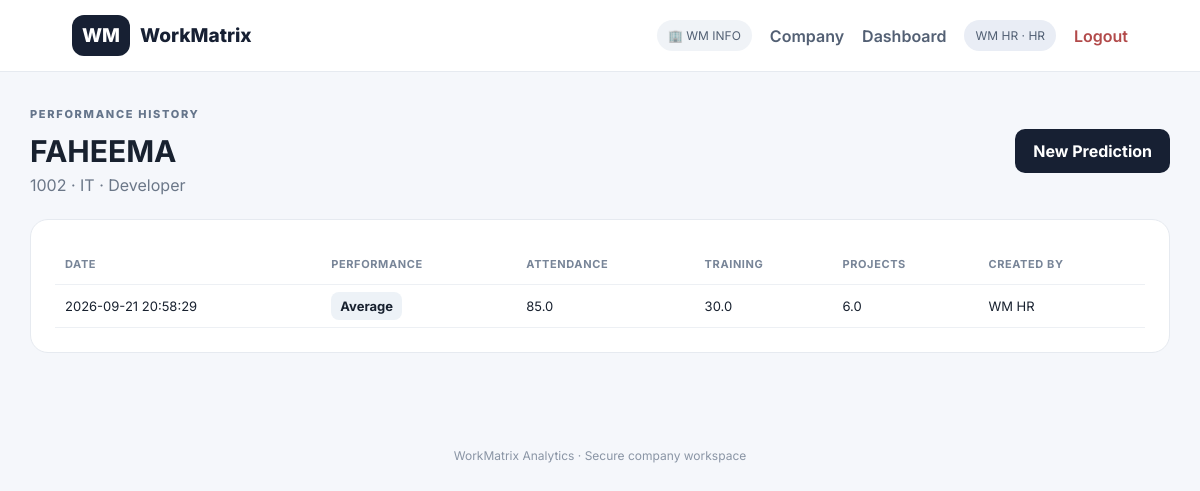
Screenshot of /history/1002 (signed in) with the database file from the repository.
### tables this page shows
CREATE TABLE companies(
        id INTEGER PRIMARY KEY AUTOINCREMENT,
        name TEXT UNIQUE NOT NULL,
        created_at TEXT NOT NULL);

CREATE TABLE employees(
        id INTEGER PRIMARY KEY AUTOINCREMENT, employee_id TEXT,
        name TEXT, age REAL, years_experience REAL, department TEXT,
        job_role TEXT, created_by TEXT, created_at TEXT, company_id INTEGER);

CREATE TABLE predictions(
        id INTEGER PRIMARY KEY AUTOINCREMENT, employee_id TEXT,
        attendance_rate REAL, training_hours REAL, overtime_hours REAL,
        projects_completed REAL, satisfaction_score REAL, work_life_balance REAL,
        salary REAL, experience_per_age REAL, attendance_training REAL,
        salary_per_experience REAL, prediction TEXT, created_by TEXT,
        created_at TEXT, company_id INTEGER);

### app.py (the view)
@app.route("/history/<employee_id>")
@required()
def history(employee_id):
    emp = get_employee_for_access(employee_id)
    if not emp: flash("Employee not found or access denied.", "error"); return redirect(url_for("dashboard"))
    c = db()
    rows = execute(c, """SELECT * FROM predictions WHERE employee_id=? AND company_id=?
                      AND (?='admin' OR created_by=?) ORDER BY id DESC""",
                   (employee_id, session["company_id"], session["role"], session["user"])).fetchall()
    c.close()
    return render_template("history.html", employee=emp, predictions=rows)

### app.py (called while the page is built)
def is_postgres():
    return bool(os.environ.get("DATABASE_URL"))

def execute(c, query, params=()):
    if is_postgres():
        return c.execute(query.replace("?", "%s"), params)
    return c.execute(query, params)

def db():
    if is_postgres():
        conn = psycopg2.connect(os.environ["DATABASE_URL"], sslmode="require")
        conn.cursor_factory = RealDictCursor
        return conn
    c = sqlite3.connect(DB, timeout=30, check_same_thread=False)
    c.row_factory = sqlite3.Row
    c.execute("PRAGMA busy_timeout=30000")
    c.execute("PRAGMA journal_mode=WAL")
    c.execute("PRAGMA synchronous=NORMAL")
    return c

def required(role=None):
    def deco(fn):
        @wraps(fn)
        def wrapper(*a, **kw):
            if "user_id" not in session:
                return redirect(url_for("login"))
            if role and session.get("role") != role:
                flash("Access denied.", "error")
                return redirect(url_for("dashboard"))
            return fn(*a, **kw)
        return wrapper
    return deco

def current_user():
    c = db()
    u = c.execute("""SELECT u.*,c.name company_name FROM users u
                   JOIN companies c ON c.id=u.company_id WHERE u.id=?""",
                  (session["user_id"],)).fetchone()
    c.close()
    return u

@app.context_processor
def inject_global():
    return {"current_user_obj": current_user() if "user_id" in session else None}

def get_employee_for_access(employee_id):
    c = db()
    if session["role"] == "admin":
        emp = execute(c, "SELECT * FROM employees WHERE employee_id=? AND company_id=?",
                      (employee_id, session["company_id"])).fetchone()
    else:
        emp = execute(c, """SELECT * FROM employees WHERE employee_id=? AND company_id=?
                         AND created_by=?""", (employee_id, session["company_id"], session["user"])).fetchone()
    c.close(); return emp

### templates/history.html
{% extends "base.html" %}{% block content %}<header class="page-head"><div><div class="eyebrow">PERFORMANCE HISTORY</div><h1>{{employee.name}}</h1><p>{{employee.employee_id}} · {{employee.department}} · {{employee.job_role}}</p></div>{% if session.role=="hr" %}<a class="button" href="{{url_for('predict',employee_id=employee.employee_id)}}">New Prediction</a>{% endif %}</header><section><table><tr><th>Date</th><th>Performance</th><th>Attendance</th><th>Training</th><th>Projects</th><th>Created By</th></tr>{% for p in predictions %}<tr><td>{{p.created_at}}</td><td><span class="badge">{{p.prediction}}</span></td><td>{{p.attendance_rate}}</td><td>{{p.training_hours}}</td><td>{{p.projects_completed}}</td><td>{{p.created_by}}</td></tr>{% else %}<tr><td colspan="6">No history.</td></tr>{% endfor %}</table></section>{% endblock %}

### templates/base.html (shortened to what this page needs)
<!doctype html><html lang="en"><head><link rel="stylesheet" href="{{url_for('static',filename='style.css')}}"></head><body>
<nav><a class="brand" href="{{url_for('home')}}"><span>WM</span> WorkMatrix</a>{% if session.get('user_id') %}<div class="nav-right"><span class="company-pill">🏢 {{current_user_obj.company_name}}</span><a href="{{url_for('company_profile')}}">Company</a><a href="{{url_for('dashboard')}}">Dashboard</a><span class="user-pill">{{session.user}} · {{session.role|upper}}</span><a class="logout" href="{{url_for('logout')}}">Logout</a></div>{% else %}<div class="nav-right"><a href="{{url_for('login')}}">Login</a><a class="nav-cta" href="{{url_for('signup')}}">Sign Up</a></div>{% endif %}</nav>
<main>{% block content %}{% endblock %}</main><footer>WorkMatrix Analytics · Secure company workspace</footer></body></html>

### static/style.css (style rules this page uses)
* { box-sizing:border-box }
body { margin:0;font-family:Inter,system-ui,sans-serif;background:#f5f7fb;color:#18212f }
nav { height:72px;background:#fff;border-bottom:1px solid #e6eaf0;display:flex;align-items:center;justify-content:space-between;padding:0 6%;position:sticky;top:0;z-index:5 }
.brand { font-weight:800;color:#172033;text-decoration:none;font-size:19px;display:flex;gap:10px;align-items:center }
.brand span,.auth-brand { background:#172033;color:#fff;border-radius:12px;padding:9px 10px;font-weight:800 }
.nav-right { display:flex;gap:18px;align-items:center }
.nav-right a { color:#536074;text-decoration:none;font-weight:600 }
.nav-cta,.button { background:#172033!important;color:white!important;border-radius:10px;padding:12px 18px;text-decoration:none;border:0;font-weight:700;display:inline-block }
.logout { color:#b24a4a!important }
.company-pill,.user-pill { font-size:12px;background:#f0f3f7;padding:8px 11px;border-radius:999px;color:#526074 }
.user-pill { background:#e9edf5 }
main { max-width:1180px;margin:auto;padding:35px 20px 70px }
.eyebrow { font-size:11px;font-weight:800;letter-spacing:1.7px;color:#65758b;margin-bottom:12px }
.feature-grid article,.cards>div,.profile-strip,.formbox,.people-panel,.person-card,section { background:#fff;border:1px solid #e6eaf0;border-radius:18px;padding:24px }
.page-head,header { display:flex;justify-content:space-between;gap:20px;align-items:center;margin-bottom:24px }
.page-head h1,header h1 { margin:0 0 6px;font-size:30px }
.page-head p,header p { margin:0;color:#6b7788 }
section { margin-top:20px }
table { width:100%;border-collapse:collapse;font-size:13px }
th,td { text-align:left;padding:13px 10px;border-bottom:1px solid #edf0f4 }
th { font-size:11px;text-transform:uppercase;letter-spacing:.6px;color:#788598 }
.badge { background:#edf2f7;padding:6px 9px;border-radius:8px;font-weight:700 }
footer { text-align:center;color:#8a95a5;padding:25px;font-size:12px }

### rows the page displays
companies: company_name "WM INFO"
employees: name "FAHEEMA", employee_id "1002", department "IT", job_role "Developer"
predictions: created_at "2026-09-21 20:58:29", prediction "Average", attendance_rate "85.0", training_hours "30.0", projects_completed "6.0", created_by "WM HR"

### other values shown
{{ session.user }} "WM HR"
{{ session.role|upper }} "HR"
